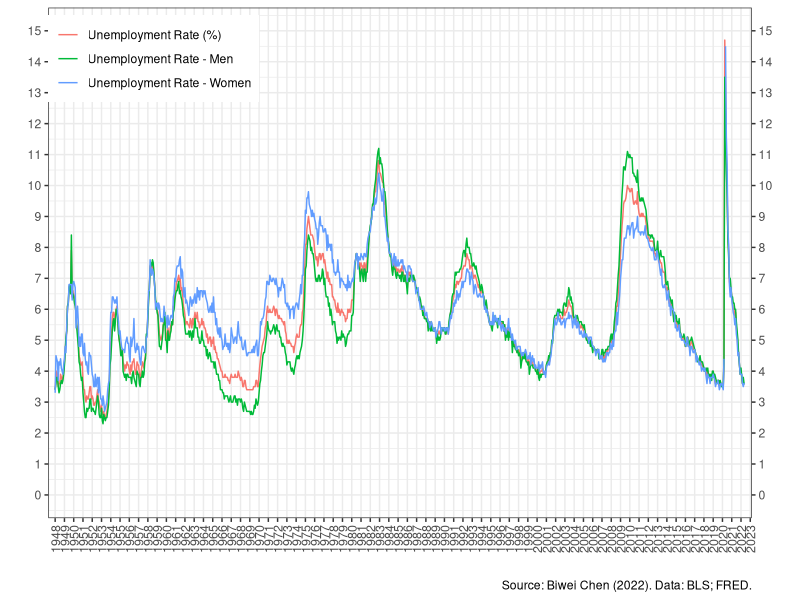
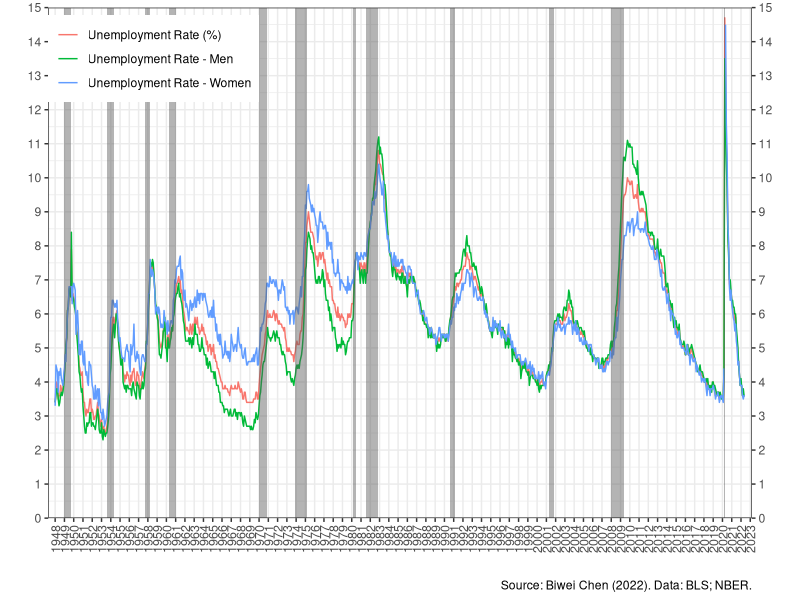

These charts were generated, in order, by the following R code:

#library("readxl");mir=read_excel("1954.xlsx")
library(tidyverse); ur=read.csv("URS.csv")

# graph the rolling unconditional recession probability time series
date=seq(as.Date('1948-01-01'), to=as.Date('2022-06-01'), format="%Y%m" , by="month")
ura=ur$UR; urm=ur$URM; urw=ur$URW
md=data.frame(date, ura, urm, urw)

library(ggplot2); library(scales)

# Year on X-axis
ggplot(md, aes(x=date)) + geom_line(aes(y=ura, col="ura")) + 
  geom_line(aes(y=urm, col="urm")) + geom_line(aes(y=urw, col="urw")) + theme_bw() +
    labs(x="", y="", caption="Source: Biwei Chen (2022). Data: BLS; FRED.") + 
    scale_y_continuous(limits = c(0,15), breaks=seq(0,15,1), sec.axis=dup_axis(name="")) +
    scale_x_date(date_labels="%Y",date_breaks = "1 years", date_minor_breaks="1 years", expand=c(0.01,0.01)) + 
    theme(axis.text.x=element_text(angle=90, vjust=0.5, size = 9))  +
    theme(legend.title = element_blank(), legend.position = c(0.15, 0.9)) +
    scale_color_discrete(labels=c("Unemployment Rate (%)", "Unemployment Rate - Men", "Unemployment Rate - Women")) 

############################################################
# Graph with NBER recessions - shaded areas

xl=as.Date(c( "1949-01-01", "1953-08-01", "1957-09-01", "1960-05-01", "1970-01-01", 
              "1973-12-01", "1980-02-01", "1981-08-01", "1990-08-01", "2001-04-01", "2008-01-01", "2020-03-01"))
xr=as.Date(c( "1949-10-01", "1954-05-01", "1958-04-01", "1961-02-01", "1970-11-01", 
              "1975-03-01", "1980-07-01", "1982-11-01", "1991-03-01", "2001-11-01", "2009-06-01", "2020-04-01"))

g = ggplot(md, aes(x=date)) + geom_line(aes(y=ura, col="ura")) + 
  geom_line(aes(y=urm, col="urm")) + geom_line(aes(y=urw, col="urw")) + theme_bw() +
  labs(x="", y="", caption="Source: Biwei Chen (2022). Data: BLS; NBER.") + 
  scale_y_continuous(limits = c(0,15), breaks=seq(0,15,1), sec.axis=dup_axis(name=""), expand=c(0,0)) +
  scale_x_date(date_labels="%Y",date_breaks = "1 years", date_minor_breaks="1 years", expand=c(0.01,0.01)) + 
  theme(axis.text.x=element_text(angle=90, vjust=0.5, size = 9))  +
  theme(legend.title = element_blank(), legend.position = c(0.15, 0.9)) +
  scale_color_discrete(labels=c("Unemployment Rate (%)", "Unemployment Rate - Men", "Unemployment Rate - Women")) 

g + annotate("rect", xmin=xl, xmax=xr, ymin =rep(0,12), ymax =rep(15,12), alpha = .45) 

